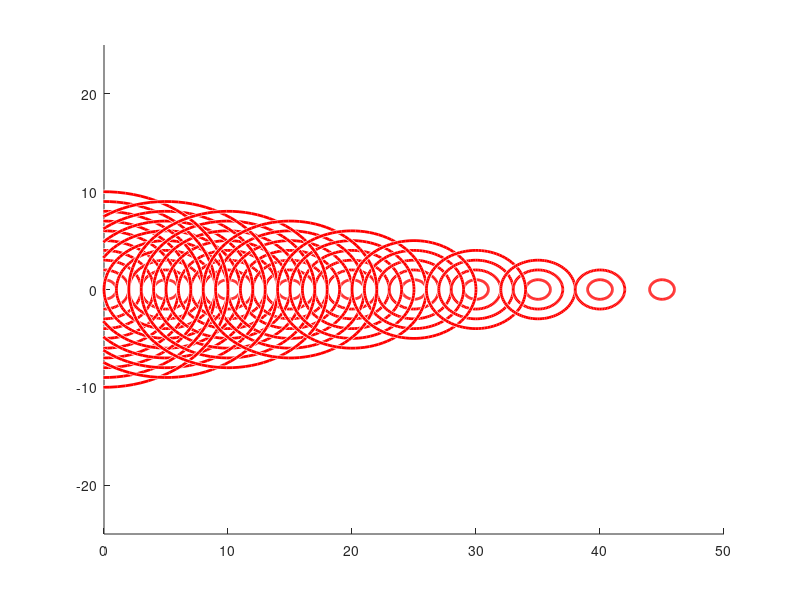

Write the MATLAB code that produced this figure.
% using https://uk.mathworks.com/help/images/ref/viscircles.html

figure
v = 5;    % speed of the boat
c = 1;    % speed of the wave
wave_sources = [0 0];    % list of all positions where the boat has been
xlim([0 50])    % limits of axes
ylim([-25 25])
%axis square
for t = 1:10
    boat_X = v*t;    % boat position, assume travelling x-direction only
    boat_Y = 0;
    boat_pos = [boat_X, boat_Y];
    wave_sources = [wave_sources; boat_pos];    % update with new boat pos.
    
    for i = 1:size(wave_sources, 1)    % loop through each row of the array
        centre_X = wave_sources(i, 1);    % get x, y position of the boat
        centre_Y = wave_sources(i, 2);
        % add new circle to each position, with radius c times greater
        radius = c*(t-i+1);
        viscircles([centre_X centre_Y], radius);    % plot circle
    end
    pause(1)    % wait 1 second before next iteration
end